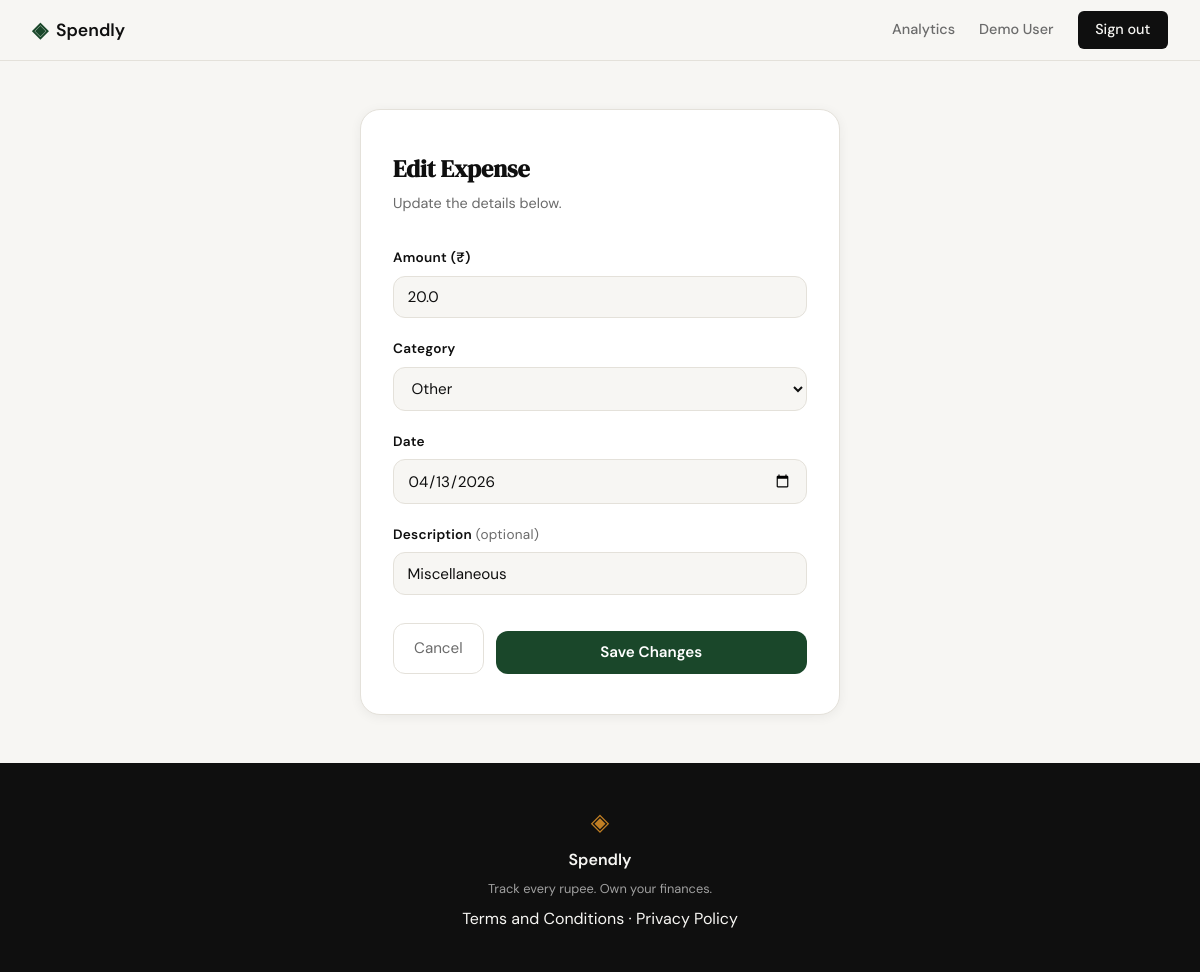
The page /expenses/8/edit (signed in) on the database as committed earlier.
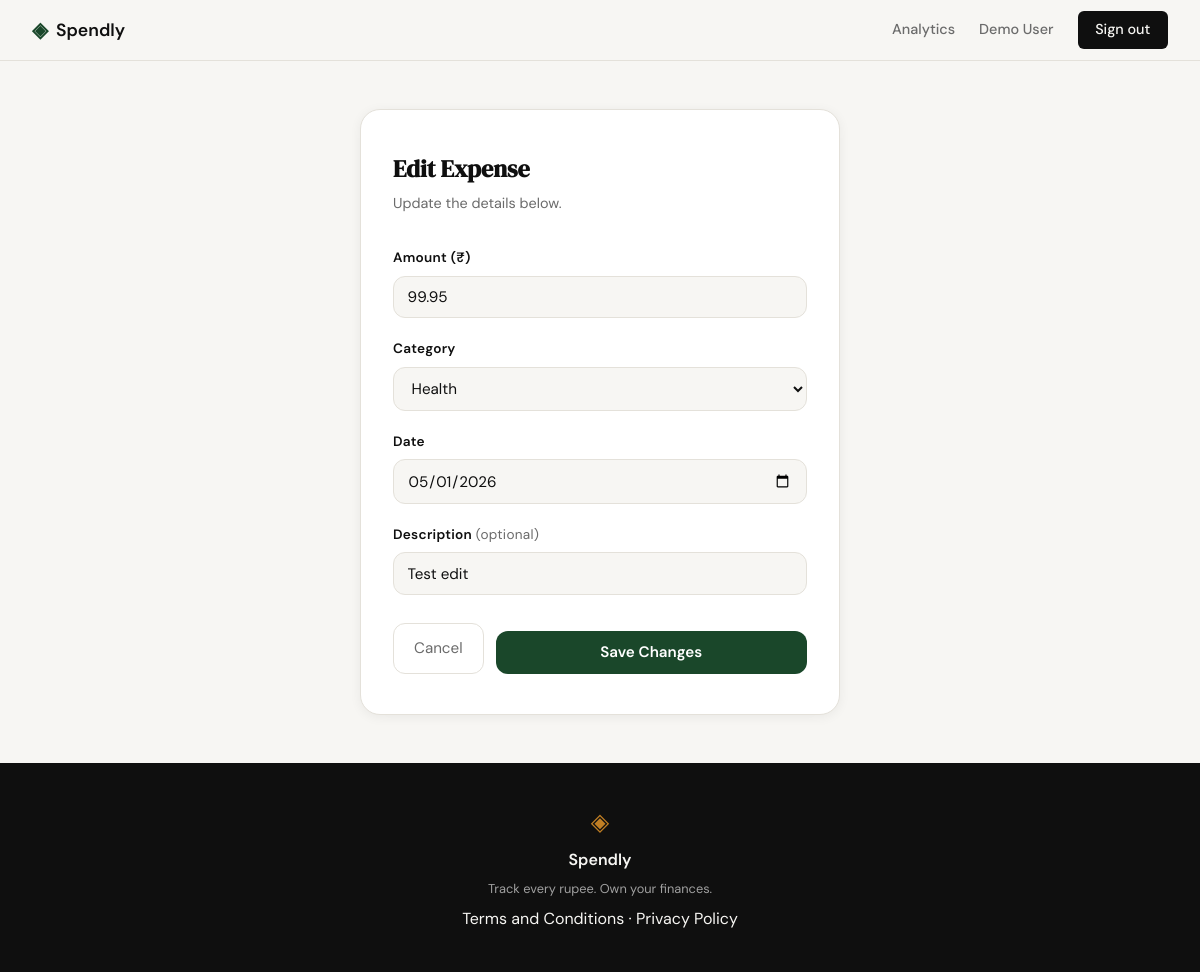
The same page on the database as committed later.
### tables this page shows
CREATE TABLE expenses (
            id          INTEGER PRIMARY KEY AUTOINCREMENT,
            user_id     INTEGER NOT NULL REFERENCES users(id),
            amount      REAL    NOT NULL,
            category    TEXT    NOT NULL,
            date        TEXT    NOT NULL,
            description TEXT,
            created_at  TEXT    NOT NULL DEFAULT (datetime('now'))
        );

### app.py (the view, shortened to what this page needs)
@app.route("/expenses/<int:expense_id>/edit", methods=["GET", "POST"])
def edit_expense(expense_id):
    if not session.get("user_id"):
        return redirect(url_for("login"))
    expense = get_expense_by_id(expense_id, session["user_id"])
    if expense is None:
        abort(404)
    if request.method == "GET":
        return render_template(
            "edit_expense.html",
            categories=EXPENSE_CATEGORIES,
            expense_id=expense["id"],
            amount=expense["amount"],
            category=expense["category"],
            date=expense["date"],
            description=expense["description"] or "",
        )

### database/db.py (called while the page is built)
def get_db():
    conn = sqlite3.connect(DB_PATH)
    conn.row_factory = sqlite3.Row
    conn.execute("PRAGMA foreign_keys = ON")
    return conn

### database/queries.py (called while the page is built)
def get_expense_by_id(expense_id, user_id):
    conn = get_db()
    try:
        row = conn.execute(
            "SELECT id, user_id, amount, category, date, description"
            " FROM expenses WHERE id = ? AND user_id = ?",
            (expense_id, user_id),
        ).fetchone()
        return dict(row) if row is not None else None
    finally:
        conn.close()

### templates/edit_expense.html (shortened to what this page needs)
{% extends "base.html" %}
{% block content %}
<div class="expense-form-page">
  <div class="expense-form-card">
    <h1>Edit Expense</h1>
    <p class="expense-form-subtitle">Update the details below.</p>
    <form method="POST" action="{{ url_for('edit_expense', expense_id=expense_id) }}">
      <div class="form-group">
        <label for="amount">Amount (₹)</label>
        <input
          type="number"
          id="amount"
          name="amount"
          step="0.01"
          min="0.01"
          placeholder="0.00"
          value="{{ amount or '' }}"
          required
        >
      </div>
      <div class="form-group">
        <label for="category">Category</label>
        <select id="category" name="category" required>
          {% set selected_cat = category or '' %}
          {% for cat in categories %}
          <option value="{{ cat }}" {% if cat == selected_cat %}selected{% endif %}>{{ cat }}</option>
          {% endfor %}
        </select>
      </div>
      <div class="form-group">
        <label for="date">Date</label>
        <input
          type="date"
          id="date"
          name="date"
          value="{{ date or '' }}"
          required
        >
      </div>
      <div class="form-group">
        <label for="description">
          Description
          <span class="form-label-hint">(optional)</span>
        </label>
        <input
          type="text"
          id="description"
          name="description"
          placeholder="e.g. Coffee at Costa"
          value="{{ description or '' }}"
        >
      </div>
      <div class="form-actions">
        <a href="{{ url_for('profile') }}" class="btn-cancel">Cancel</a>
        <button type="submit" class="btn-submit">Save Changes</button>
      </div>
    </form>
  </div>
</div>
{% endblock %}

### templates/base.html (shortened to what this page needs)
<!DOCTYPE html>
<html lang="en">
<head>
    <link rel="stylesheet" href="{{ url_for('static', filename='css/style.css') }}">
</head>
<body>
    <nav class="navbar">
        <div class="nav-inner">
            <a href="{{ url_for('landing') }}" class="nav-brand">
                <span class="brand-icon">◈</span>
                <span class="brand-name">Spendly</span>
            </a>
            <div class="nav-links">
                {% if session.get('user_id') %}
                    <a href="{{ url_for('analytics') }}"
                       class="{% if request.endpoint == 'analytics' %}nav-active{% endif %}">Analytics</a>
                    <span class="nav-user">{{ session.get('user_name') }}</span>
                    <a href="{{ url_for('logout') }}" class="nav-cta">Sign out</a>
                {% else %}
                    <a href="{{ url_for('login') }}">Sign in</a>
                    <a href="{{ url_for('register') }}" class="nav-cta">Get started</a>
                {% endif %}
            </div>
        </div>
    </nav>
    <main class="main-content">
        {% block content %}{% endblock %}
    </main>
    <footer class="footer">
        <div class="footer-inner">
            <span class="brand-icon">◈</span>
            <span class="footer-name">Spendly</span>
            <p class="footer-copy">Track every rupee. Own your finances.</p>
            <p><a href="#">Terms and Conditions</a> · <a href="{{ url_for('privacy') }}">Privacy Policy</a></p>
        </div>
    </footer>
</body>
</html>

### static/css/style.css (style rules this page uses)
:root { --ink: #0f0f0f; --ink-soft: #2d2d2d; --ink-muted: #6b6b6b; --ink-faint: #a0a0a0; --paper: #f7f6f3; --paper-warm: #f0ede6; --paper-card: #ffffff; --surface: #f7f6f3; --surface-raised: #ffffff; --accent: #1a472a; --accent-light: #e8f0eb; --accent-2: #c17f24; --accent-2-light: #fdf3e3; --danger: #c0392b; --danger-light: #fdecea; --danger-border: #f5c6c2; --border: #e4e1da; --border-soft: #eeebe4; --shadow-sm: rgba(0,0,0,.06); --font-display: 'DM Serif Display', Georgia, serif; --font-body: 'DM Sans', system-ui, sans-serif; --max-width: 1200px; --auth-width: 440px; --radius-sm: 6px; --radius-md: 12px; --radius-lg: 20px; }
*, *::before, *::after { box-sizing: border-box; margin: 0; padding: 0; }
html { font-size: 16px; scroll-behavior: smooth; }
body { background: var(--paper); color: var(--ink); font-family: var(--font-body); font-size: 1rem; line-height: 1.6; -webkit-font-smoothing: antialiased; }
a { color: inherit; text-decoration: none; }
.navbar { position: sticky; top: 0; z-index: 100; background: var(--paper); border-bottom: 1px solid var(--border); padding: 0 2rem; }
.nav-inner { max-width: var(--max-width); margin: 0 auto; height: 60px; display: flex; align-items: center; justify-content: space-between; }
.nav-brand { display: flex; align-items: center; gap: 0.5rem; font-family: var(--font-body); font-weight: 600; font-size: 1.1rem; color: var(--ink); }
.brand-icon { color: var(--accent); font-size: 1.3rem; }
.brand-name { color: var(--ink); }
.nav-links { display: flex; align-items: center; gap: 1.5rem; font-size: 0.9rem; font-weight: 500; }
.nav-links a { color: var(--ink-muted); transition: color 0.2s; }
.nav-user { color: var(--ink-muted); font-size: 0.9rem; font-weight: 500; }
.nav-cta { background: var(--ink) !important; color: var(--paper) !important; padding: 0.45rem 1.1rem; border-radius: var(--radius-sm); transition: background 0.2s !important; }
.main-content { min-height: calc(100vh - 60px - 100px); }
.form-group { margin-bottom: 1.25rem; }
.form-group label { display: block; font-size: 0.85rem; font-weight: 500; color: var(--ink-soft); margin-bottom: 0.4rem; }
.btn-submit { width: 100%; padding: 0.7rem; background: var(--ink); color: var(--paper); border: none; border-radius: var(--radius-sm); font-family: var(--font-body); font-size: 0.95rem; font-weight: 500; cursor: pointer; transition: background 0.2s; margin-top: 0.5rem; }
.footer { background: var(--ink); color: var(--paper); padding: 2.5rem 2rem; text-align: center; }
.footer-inner { display: flex; flex-direction: column; align-items: center; gap: 0.4rem; }
.footer .brand-icon { color: var(--accent-2); font-size: 1.5rem; }
.footer-name { font-weight: 600; font-size: 1rem; }
.footer-copy { font-size: 0.8rem; color: var(--ink-faint); }

Rows that differ between the two databases and show on the page:
changed expenses: amount "20.0" → "99.95"; category "Other" → "Health"; date "04/13/2026" → "05/01/2026"; description "Miscellaneous" → "Test edit"
